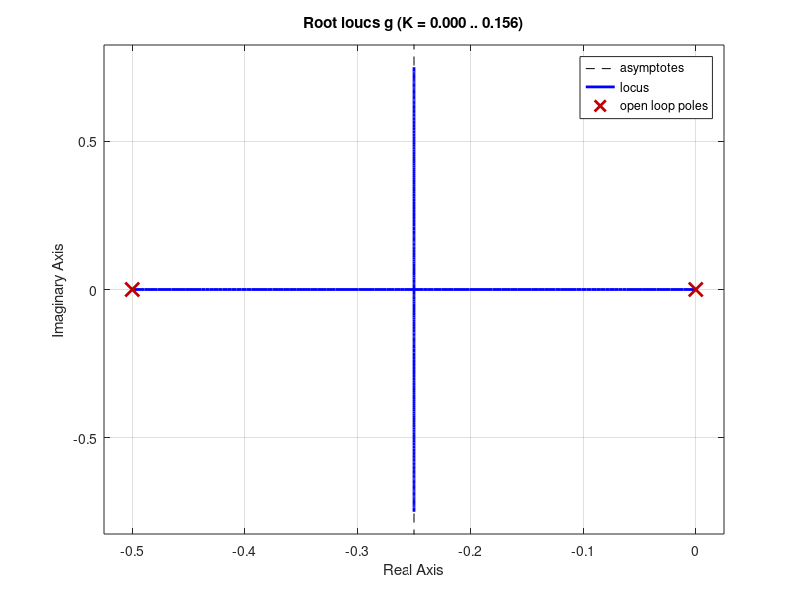
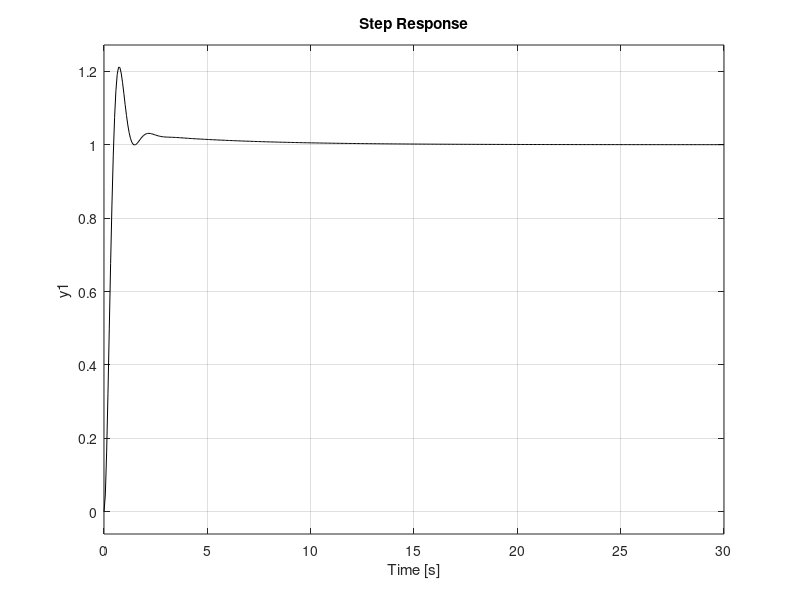
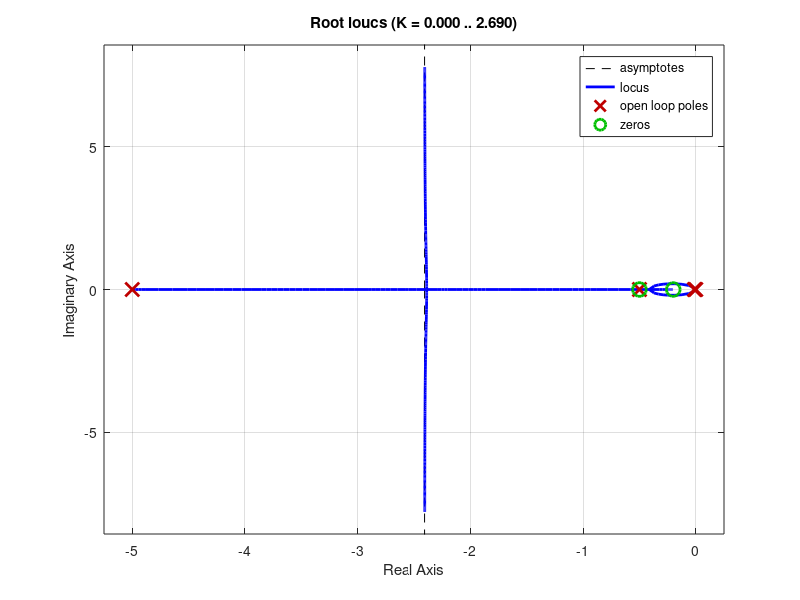
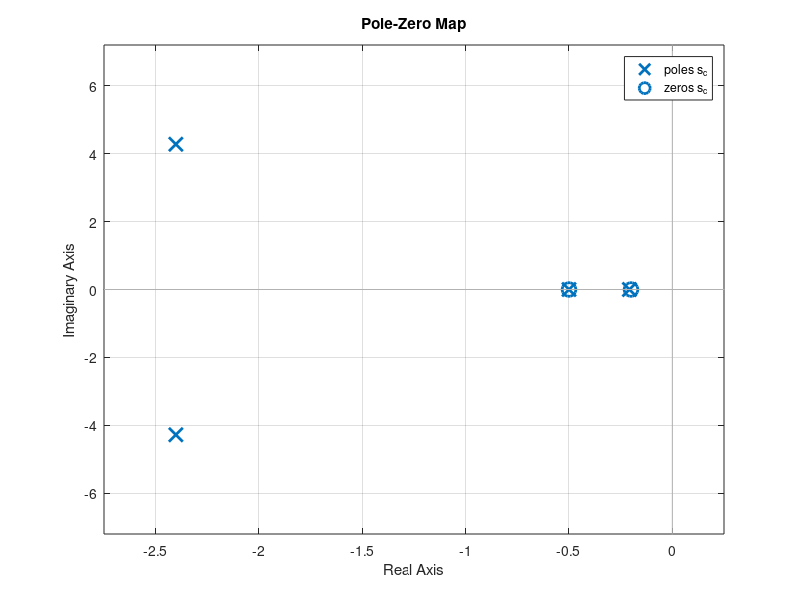

The MATLAB script that drew these images, in order:
clc
clear
close all

%--------proceso---
g=tf(4,[1 0.5 0]);
rlocus(g)
g_r=feedback(g,1);
[p z]=pzmap(g_r)
figure
step(g_r)

hold on

%-----deseado---
wn=5;
e=0.5;
k=1;
sis_d=tf(k*wn^2,[1 2*e*wn wn^2])
[p z]=pzmap(sis_d)
step(sis_d)
legend('Sistema sin compensador','Respuesta deseada')

%--------angulo faltante------
t1=90+atand(2.5/4.33);
t2=90+atand(2/4.33);
t1+t2
af=-180+t1+t2
%angulo del cero para el adelanto
phi=90+atand(2/4.33);
t3=phi-af
x=4.33/tand(t3)


%---------econtrando K----
s1=-2.5+4.33*i;
num=4;
den=s1*(s1+5);
div=abs(num/den);
K=1/div


%----------red de atraso----7

z2=0.2; %0.2
num=s1+z2;
p2=z2/16;
den=s1+p2;
div2=abs(num/den); % verificamos que la magnitud sea
%aprox 1.

%verificamos angulo entre -5° y 0°
t4=90+atand((2.5-p2)/4.33);
phi2=90+atand((2.5-z2)/4.33);
phi2-t4

%-----------controlador completo--

g_c=K*tf([1 0.5],[1 5])*tf([1 0.2],[1 0.0125])

s_c=feedback(g_c*g,1);
[p z] = pzmap(s_c)
step(s_c,'k')

figure
rlocus(g_c*g)

figure
pzmap(s_c)


%-----------amplificadores operacionales
z1=0.5;
p1=5;

C1=10e-6;
C2=C1;
R1c=1/(p1*C1);
R2c=1/(z2*C2);
R3c=1/(z1*C1)-R1c;
R4c=1/(p2*C2)-R2c;

a=R2c*R4c*(R1c+R3c)/(R1c*R3c*(R2c+R4c));
R5c=10e3;
R6c=K*R5c/a;

R1=10e3;
R2=R1;
R3=R1;
R4=R1;
